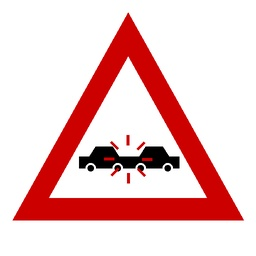
#> input picture AI_Traffic_Sign_Recognition/reference_images/accident_zone.jpg, 256 x 256 px
$ python -i recognition.py   (imports and definitions only)
#> lines starting #> are read from the running program, lines starting #| are printed output that depends on the picture
#> further down, picture is the input picture: PIL image 256x256 RGB; mean R, G, B 237.9, 197.8, 197.8
"""
recognition.py - Image recognition by reference-image (template) matching
-------------------------------------------------------------------------
No YOLO, no deep learning, no object detection, and no edge / contour /
colour-segmentation processing.  The input image is compared directly with
the stored reference image of every sign in the knowledge base:

  1. A sign can appear at any size or position in the photo, so the input is
     looked at through a set of square "windows" (9 sizes x a grid of
     positions).
  2. Every window is shrunk to 32 x 32 pixels and its raw RGB values are
     turned into a feature vector (circular centre area only, so the
     background corners do not disturb the match).  Vectors are normalised
     (mean removed, length 1) which makes the match robust to brightness.
  3. Similarity = cosine similarity (normalised cross-correlation) between a
     window vector and a reference-image vector.
  4. For every sign the best window is kept; the sign with the highest
     similarity is the recognised sign.  The similarity (in %) is the
     recognition confidence.
"""
import os

import numpy as np
from PIL import Image

import config

N = config.SIGNATURE_SIZE
_yy, _xx = np.mgrid[0:N, 0:N]
MASK = (((_xx - (N - 1) / 2) ** 2 + (_yy - (N - 1) / 2) ** 2) <= (N * 0.5) ** 2).astype(np.float32)
MASK3 = np.repeat(MASK[:, :, None], 3, axis=2).ravel()
WINDOW_SCALES = (1.0, 0.92, 0.85, 0.78, 0.71, 0.64, 0.57, 0.5, 0.44)
GRID = 9


def _vector(img):
    """32x32 RGB image -> normalised feature vector (centre circle only)."""
    v = np.asarray(img.resize((N, N), Image.BILINEAR), dtype=np.float32).ravel()
    m = (v * MASK3).sum() / MASK3.sum() / 1.0
    v = (v - m) * MASK3
    n = np.linalg.norm(v)
    return v / n if n else v


def window_vectors(image):
    """Feature vectors of all candidate windows of the input image."""
    image = image.convert("RGB")
    w, h = image.size
#> w = 256; h = 256
    side = min(w, h)
#> side = 256
    vecs = []
    for k in WINDOW_SCALES:
        win = int(side * k)
        xs = np.linspace(0, w - win, GRID if w > win else 1).astype(int)
        ys = np.linspace(0, h - win, GRID if h > win else 1).astype(int)
        for y in ys:
            for x in xs:
                vecs.append(_vector(image.crop((x, y, x + win, y + win))))
#> this loop made 9 passes
#> win on passes 2 to 6: 235, 217, 199, 181, 163
    return np.stack(vecs)
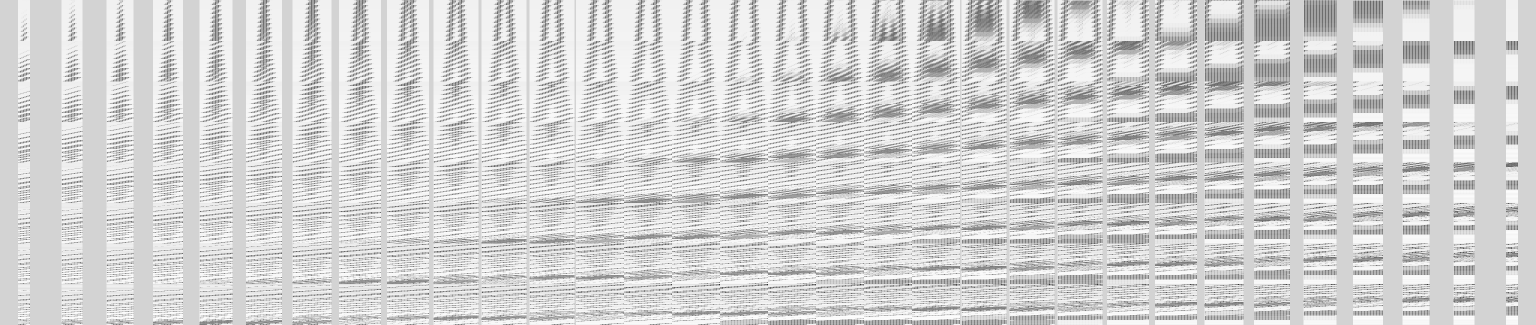
#> returned value: shape (649, 3072) float32 (shown at 1/2 size); min -0.0919, max 0.019, mean -1.22e-11; drawn with min black and max white


class ImageRecognizer:
    def __init__(self, kb, ref_dir=config.REFERENCE_DIR):
        self.ids, vecs = [], []
        for sid, s in kb.signs.items():
            path = os.path.join(ref_dir, s["image"])
            if os.path.exists(path):
                self.ids.append(sid)
                vecs.append(_vector(Image.open(path).convert("RGB")))
        self.matrix = np.stack(vecs)

    def match(self, image, top_k=5):
        """Return [(sign_id, similarity_percent), ...] best first."""
        sims = (window_vectors(image) @ self.matrix.T).max(axis=0)   # best window per sign
        order = np.argsort(-sims)[:top_k]
        return [(self.ids[i], round(max(0.0, float(sims[i])) * 100, 1)) for i in order]

>>> from PIL import Image
>>> picture = Image.open('reference_images/accident_zone.jpg')
>>> result = window_vectors(picture)

$ run again, on AI_Traffic_Sign_Recognition/reference_images/ahead_only.jpg
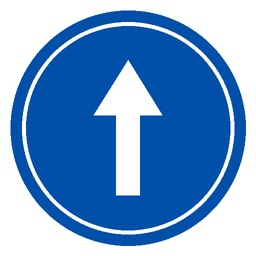
#> input picture AI_Traffic_Sign_Recognition/reference_images/ahead_only.jpg, 256 x 256 px
#> picture is the input picture: PIL image 256x256 RGB; mean R, G, B 110.7, 155.4, 205.2
#> the loop in window_vectors, `for k in WINDOW_SCALES:` made 9 passes
#> win on passes 2 to 6: 235, 217, 199, 181, 163
#> in window_vectors, `return np.stack(vecs)`:
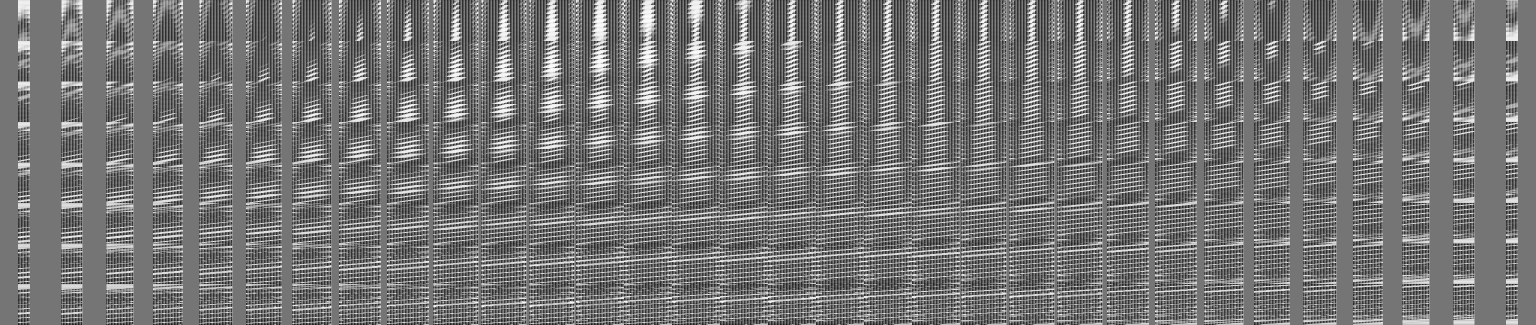
#> returned value: shape (649, 3072) float32 (shown at 1/2 size); min -0.0334, max 0.039, mean 2.15e-12; drawn with min black and max white

$ run again, on AI_Traffic_Sign_Recognition/reference_images/amber_light.jpg
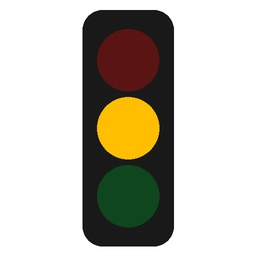
#> input picture AI_Traffic_Sign_Recognition/reference_images/amber_light.jpg, 256 x 256 px
#> picture is the input picture: PIL image 256x256 RGB; mean R, G, B 193.5, 189.8, 179.1
#> the loop in window_vectors, `for k in WINDOW_SCALES:` made 9 passes
#> win on passes 2 to 6: 235, 217, 199, 181, 163
#> in window_vectors, `return np.stack(vecs)`:
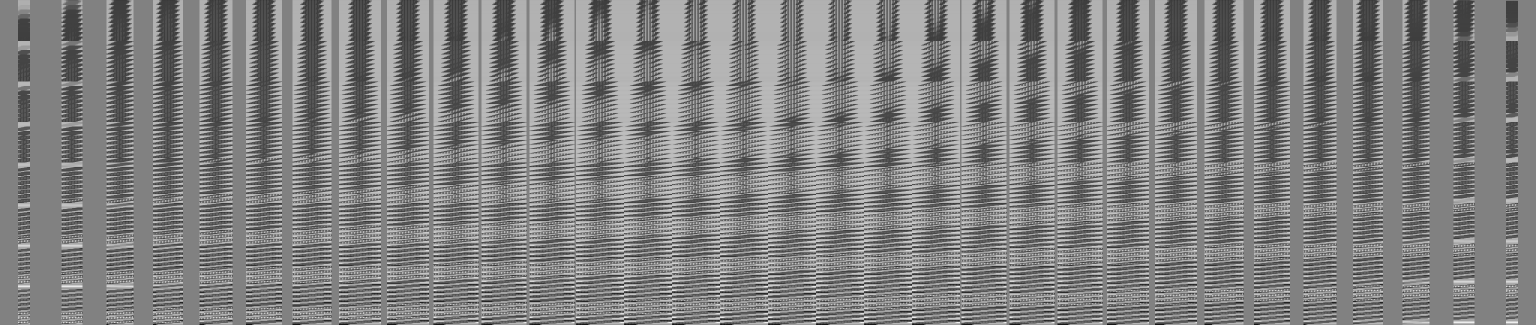
#> returned value: shape (649, 3072) float32 (shown at 1/2 size); min -0.0502, max 0.0485, mean -2.7e-11; drawn with min black and max white
